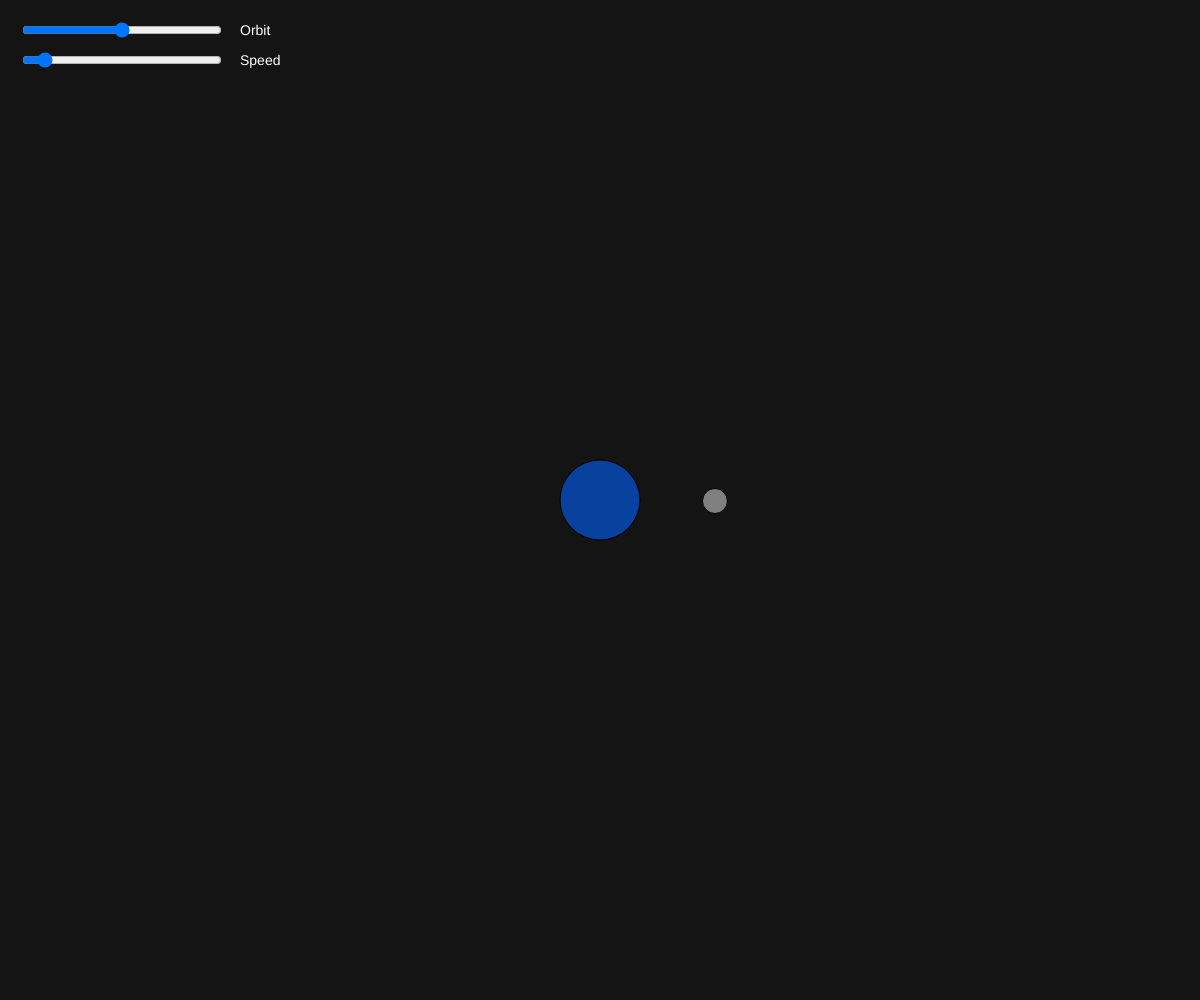
Frame 1 (no input)
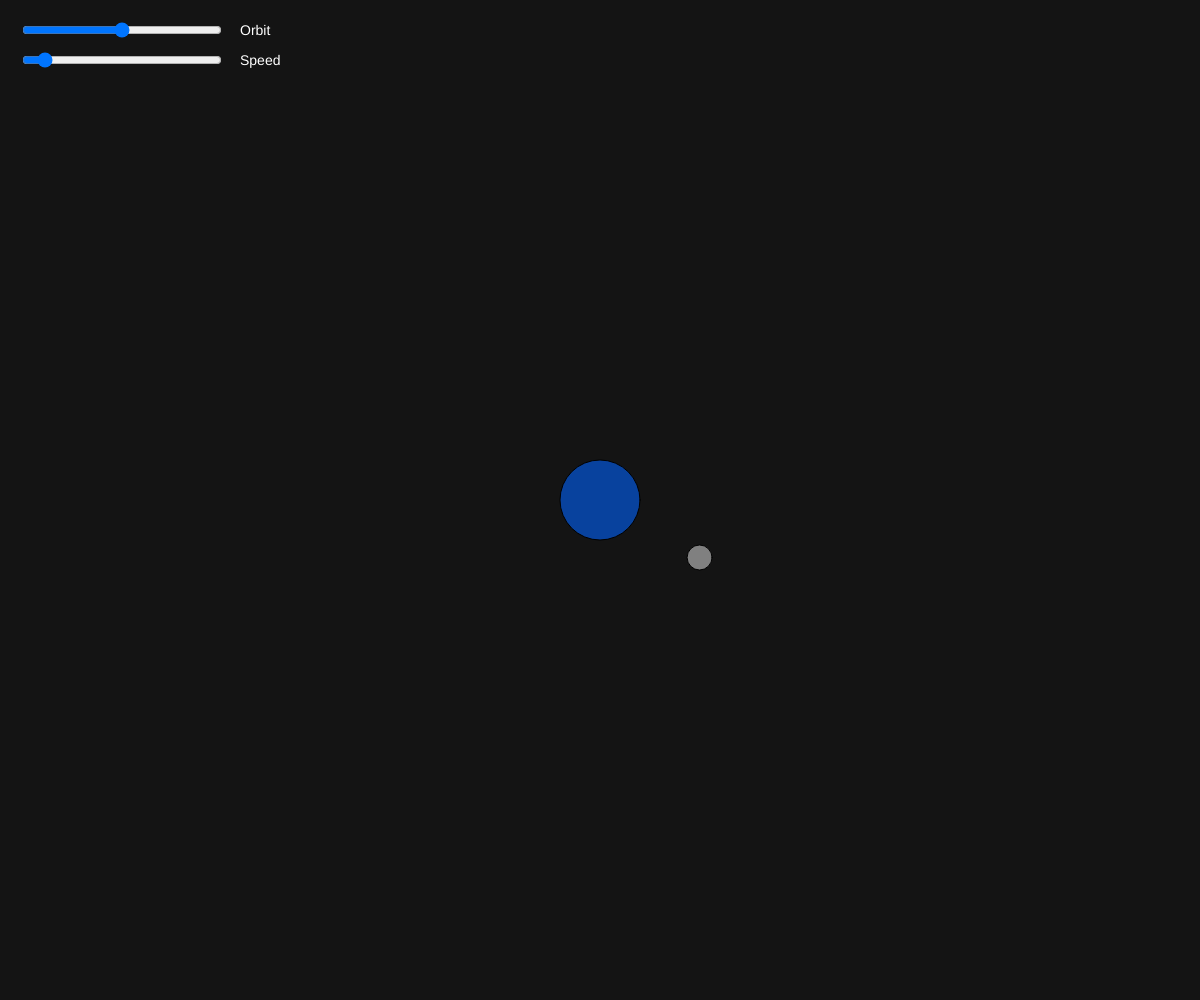
Frame 60 (no input)
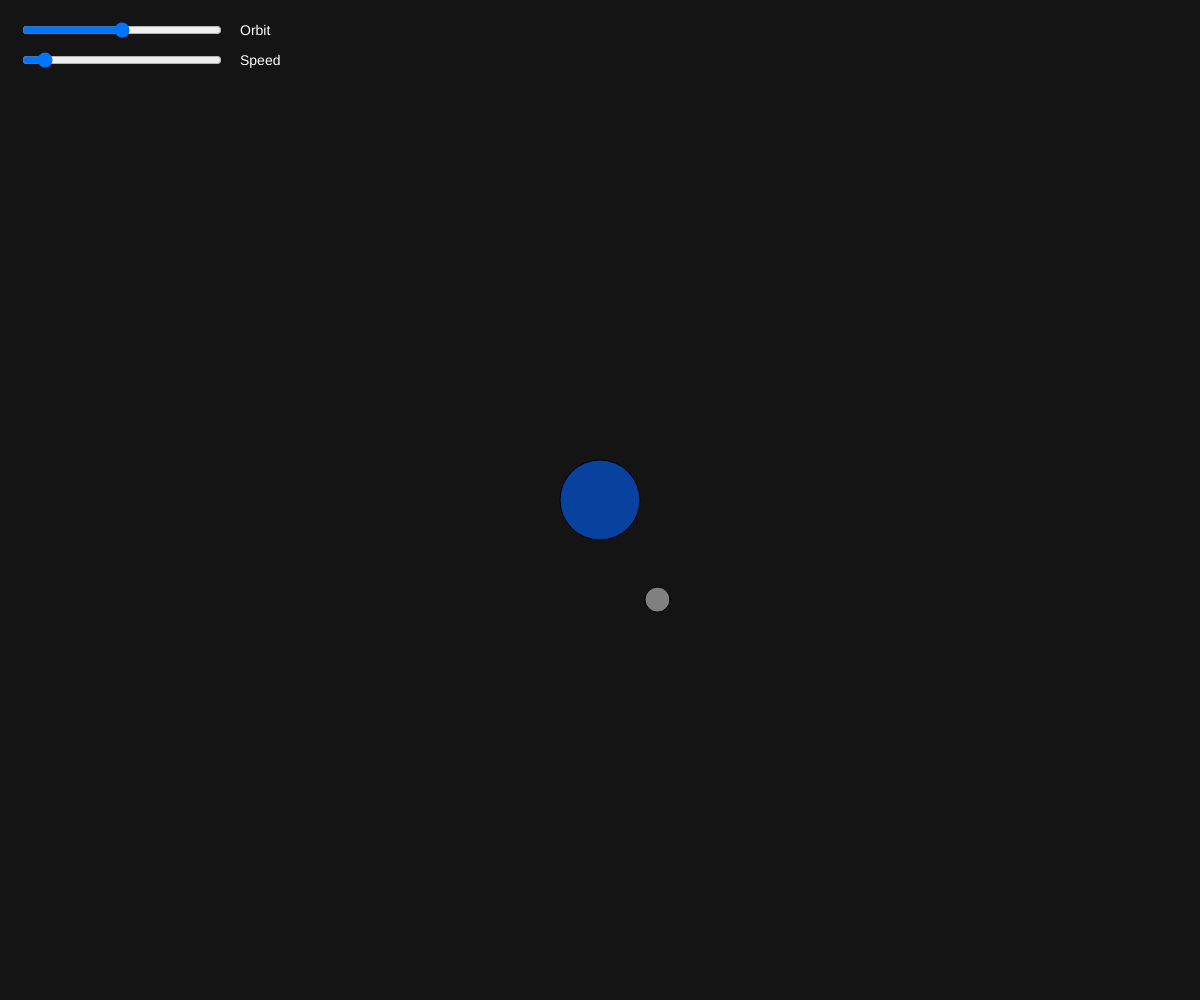
Frame 120 (the mouse pressed at the canvas centre since frame 60)

The p5.js sketch that drew these frames (run headless with seeded random() and noise() and a simulated clock; from frame 60 on, the mouse is pressed at the canvas centre):

// p5.js sketch
// ── sketch.js
let orbitSlider, speedSlider;

function setup() {
  createCanvas(windowWidth, windowHeight);
  angleMode(DEGREES);
  
  orbitSlider = createSlider(0, 100, 50); // values min max start
  orbitSlider.position(20, 20);
  orbitSlider.style('width', '200px');
  
  speedSlider = createSlider(0.1, 5, 0.5, 0.1); // values min max start step
  speedSlider.position(20, 50);
  speedSlider.style('width', '200px');
}

function draw() {
  background(20);
  
  let orbit = orbitSlider.value();
  let speed = speedSlider.value();
  
  // Earth
  fill(0, 100, 255, map(orbit, 0, 100, 100, 200)); // Color change
  ellipse(width / 2, height / 2, 80, 80); // Earth position and size
  
  // Moon movement
  let angle = frameCount * speed; 
  let distance = map(orbit, 0, 100, 80, 150);
  let moonX = width / 2 + cos(angle) * distance;
  let moonY = height / 2 + sin(angle) * distance;

  // Moon
  fill(128);
  ellipse(moonX, moonY, 25, 25); // Moon position and size
  
  // Labels
  fill(255);
  textSize(14);
  text("Orbit", 240, 35);
  text("Speed", 240, 65);
}
